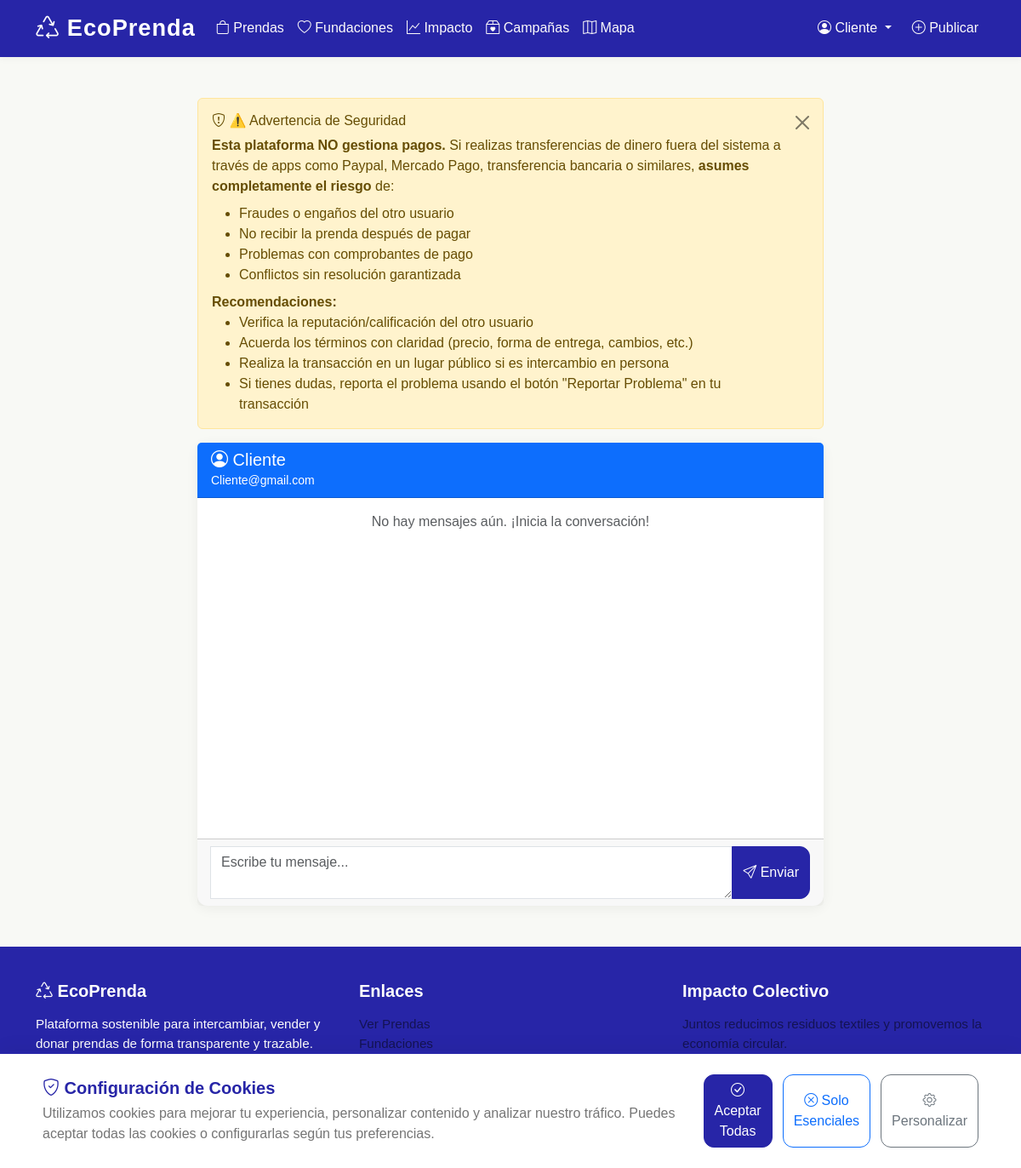
The page /mensajes/1/ (signed in) on the database as committed earlier.
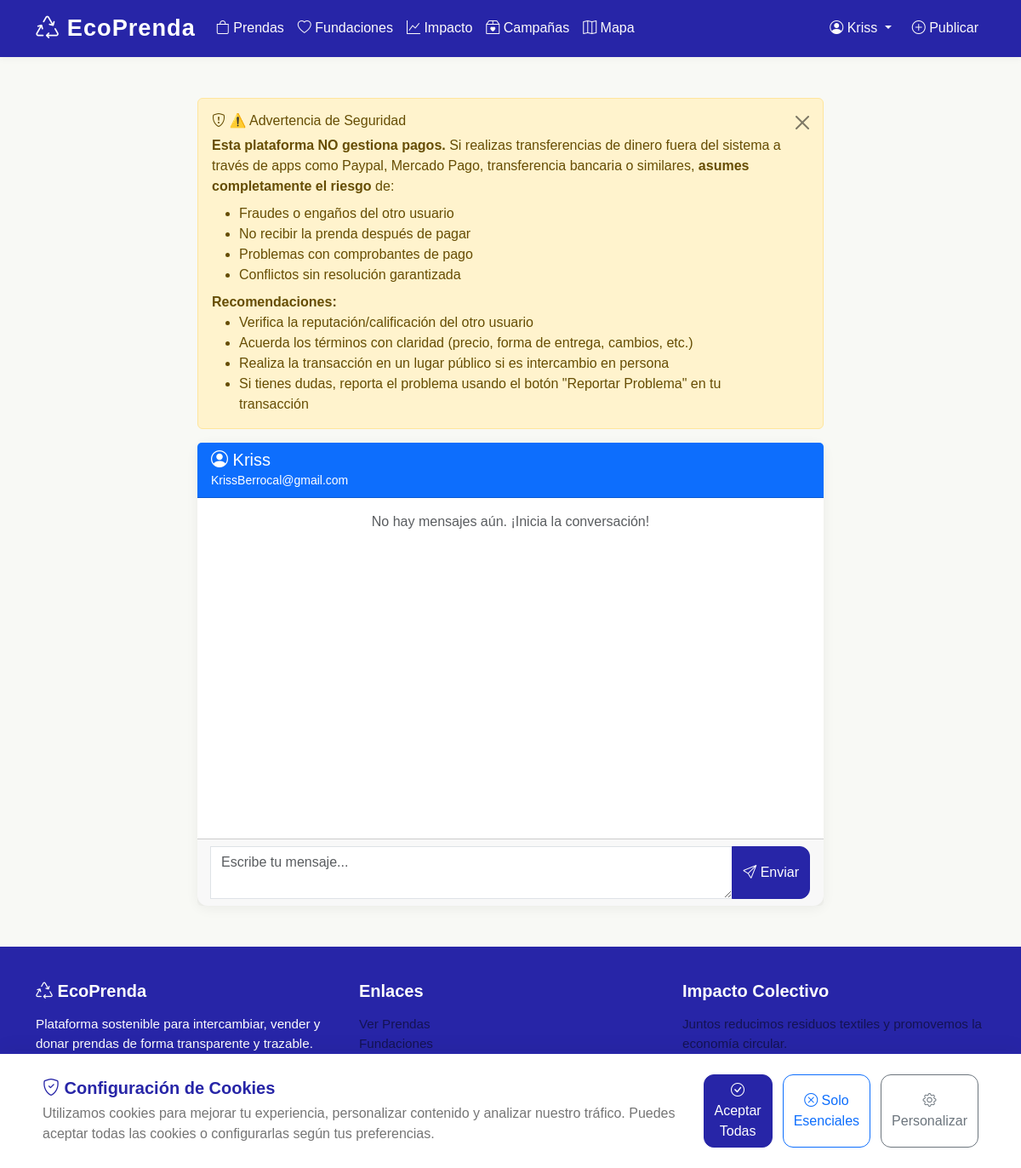
The same page on the database as committed later.
### App/models.py (models this page shows, shortened)
class Usuario(models.Model):
    id_usuario = models.AutoField(primary_key=True)
    nombre = models.CharField(max_length=100)
    apellido = models.CharField(max_length=100, blank=True, null=True)
    correo = models.EmailField(unique=True, max_length=120)  # Cambié a EmailField para validación automática.
    contrasena = models.CharField(max_length=100)
    telefono = models.CharField(max_length=20, blank=True, null=True)
    comuna = models.CharField(max_length=100, blank=True, null=True)
    fecha_registro = models.DateTimeField(default=timezone.now, blank=True, null=True)
    ROL_CHOICES = [
        ('CLIENTE', 'Cliente'),
        ('REPRESENTANTE_FUNDACION', 'Representante de Fundación'),
        ('MODERADOR', 'Moderador'),
        ('ADMINISTRADOR', 'Administrador'),
    ]
    rol = models.CharField(
        max_length=30,
        choices=ROL_CHOICES,
        default='CLIENTE',
        help_text='Rol del usuario en el sistema'
    )
    fundacion_asignada = models.ForeignKey(
        'Fundacion',
        on_delete=models.SET_NULL,  # Cambié de DO_NOTHING a SET_NULL para evitar huérfanos.
        null=True,
        blank=True,
        related_name='representantes',
        help_text='Fundación a la que representa (solo para representantes)'
    )
    imagen_usuario = models.ImageField(
        upload_to='usuarios/', blank=True, null=True, max_length=200,
        help_text='Imagen de perfil del usuario'
    )
    es_staff = models.BooleanField(default=False, help_text='Puede acceder al panel de administración')
    direccion = models.CharField(
        max_length=255,
        blank=True,
        null=True,
        help_text='Dirección completa del usuario'
    )
    lat = models.FloatField(
        blank=True,
        null=True,
        help_text='Latitud para ubicación en mapa'
    )
    lng = models.FloatField(
        blank=True,
        null=True,
        help_text='Longitud para ubicación en mapa'
    )
    mostrar_en_mapa = models.BooleanField(
        default=False,
        help_text='¿Permitir que mi ubicación sea visible en el mapa público?'
    )
    class Meta:
        db_table = 'usuario'
        indexes = [
            models.Index(fields=['rol']),  # Índice para consultas por rol.
            models.Index(fields=['correo']),  # Para búsquedas por email.
        ]

### App/views/mensaje.py (the view)
# urls.py: path('mensajes/<int:id_usuario>/', views.conversacion, name='conversacion'),
@login_required_custom
def conversacion(request, id_usuario):
    usuario = get_usuario_actual(request)
    otro_usuario = get_object_or_404(Usuario, pk=id_usuario)  # Cambiado: 'pk=id_usuario'
    mensajes_conversacion = Mensaje.objects.filter(
        Q(emisor=usuario, receptor=otro_usuario) |  # Cambiado: 'emisor', 'receptor'
        Q(emisor=otro_usuario, receptor=usuario)
    ).order_by('fecha_envio').select_related('emisor', 'receptor')  # Agregado select_related
    context = {
        'usuario': usuario,
        'otro_usuario': otro_usuario,
        'mensajes': mensajes_conversacion,
    }
    return render(request, 'mensajes/conversacion.html', context)

### App/views/auth.py (called while the page is built)
def get_usuario_actual(request):
    id_usuario = request.session.get('id_usuario')
    if id_usuario:
        try:
            return Usuario.objects.get(id_usuario=id_usuario)
        except Usuario.DoesNotExist:
            return None
    return None

### templates/mensajes/conversacion.html (shortened to what this page needs)
{% extends 'base.html' %}
{% block content %}
<section class="py-5">
    <div class="container">
        <div class="row justify-content-center">
            <div class="col-md-8">
                <div class="alert alert-warning alert-dismissible fade show mb-3" role="alert">
                    <h6 class="alert-heading"><i class="bi bi-shield-exclamation"></i> ⚠️ Advertencia de Seguridad</h6>
                    <p class="mb-2">
                        <strong>Esta plataforma NO gestiona pagos.</strong> Si realizas transferencias de dinero fuera del sistema a través de apps como Paypal, Mercado Pago, transferencia bancaria o similares, <strong>asumes completamente el riesgo</strong> de:
                    </p>
                    <ul class="mb-2">
                        <li>Fraudes o engaños del otro usuario</li>
                        <li>No recibir la prenda después de pagar</li>
                        <li>Problemas con comprobantes de pago</li>
                        <li>Conflictos sin resolución garantizada</li>
                    </ul>
                    <p class="mb-0">
                        <strong>Recomendaciones:</strong>
                    </p>
                    <ul class="mb-0">
                        <li>Verifica la reputación/calificación del otro usuario</li>
                        <li>Acuerda los términos con claridad (precio, forma de entrega, cambios, etc.)</li>
                        <li>Realiza la transacción en un lugar público si es intercambio en persona</li>
                        <li>Si tienes dudas, reporta el problema usando el botón "Reportar Problema" en tu transacción</li>
                    </ul>
                    <button type="button" class="btn-close" data-bs-dismiss="alert" aria-label="Close"></button>
                </div>
                <div class="card">
                    <div class="card-header bg-primary text-white">
                        <h5 class="mb-0"><i class="bi bi-person-circle"></i> {{ otro_usuario.nombre }}</h5>
                        <small>{{ otro_usuario.correo }}</small>
                    </div>
                    <div class="card-body" style="height: 400px; overflow-y: auto;">
                        {% if mensajes %}
                            {% for msg in mensajes %}
                            <div class="mb-3 {% if msg.id_emisor.id_usuario == usuario.id_usuario %}text-end{% endif %}">
                                <div class="badge {% if msg.id_emisor.id_usuario == usuario.id_usuario %}bg-primary{% else %}bg-secondary{% endif %} p-2">
                                    <strong>{{ msg.id_emisor.nombre }}:</strong> {{ msg.contenido }}
                                    <br><small>{{ msg.fecha_envio|date:"H:i" }}</small>
                                </div>
                            </div>
                            {% endfor %}
                        {% else %}
                        <p class="text-muted text-center">No hay mensajes aún. ¡Inicia la conversación!</p>
                        {% endif %}
                    </div>
                    <div class="card-footer">
                        <form method="post" action="{% url 'enviar_mensaje' %}" class="input-group">
                            <textarea class="form-control" name="contenido" placeholder="Escribe tu mensaje..." rows="2" required></textarea>
                            <button type="submit" class="btn btn-primary"><i class="bi bi-send"></i> Enviar</button>
                        </form>
                    </div>
                </div>
            </div>
        </div>
    </div>
</section>
{% endblock %}

### templates/base.html (shortened to what this page needs)
<!DOCTYPE html>
<html lang="es">
<head>
    {% load static %}
    <link href="https://cdn.jsdelivr.net/npm/bootstrap@5.3.0/dist/css/bootstrap.min.css" rel="stylesheet">
    <link rel="stylesheet" href="https://cdn.jsdelivr.net/npm/bootstrap-icons@1.10.0/font/bootstrap-icons.css">
    <link rel="stylesheet" href="{% static 'css/base.css' %}">
</head>
<body>
    <nav class="navbar navbar-expand-lg navbar-dark">
        <div class="container">
            <a class="navbar-brand" href="{% url 'home' %}">
                <i class="bi bi-recycle"></i> EcoPrenda
            </a>
            <div class="collapse navbar-collapse" id="navbarNav">
                <ul class="navbar-nav me-auto">
                    <li class="nav-item">
                        <a class="nav-link" href="{% url 'lista_prendas' %}">
                            <i class="bi bi-bag"></i> Prendas
                        </a>
                    </li>
                    <li class="nav-item">
                        <a class="nav-link" href="{% url 'lista_fundaciones' %}">
                            <i class="bi bi-heart"></i> Fundaciones
                        </a>
                    </li>
                    <li class="nav-item">
                        <a class="nav-link" href="{% url 'panel_impacto' %}">
                            <i class="bi bi-graph-up"></i> Impacto
                        </a>
                    </li>
                    <li class="nav-item">
                        <a class="nav-link" href="{% url 'campanas_solidarias' %}">
                            <i class="bi bi-box2-heart"></i> Campañas
                        </a>
                    </li>
                    <li class="nav-item">
                        <a class="nav-link" href="{% url 'mapa_fundaciones' %}">
                            <i class="bi bi-map"></i> Mapa
                        </a>
                    </li>
                </ul>
                <ul class="navbar-nav">
                    {% if usuario %}
                        <li class="nav-item dropdown">
                            <a class="nav-link dropdown-toggle" href="#" id="navbarDropdown" role="button" data-bs-toggle="dropdown">
                                <i class="bi bi-person-circle"></i> {{ usuario.nombre }}
                            </a>
                        </li>
                        <li class="nav-item">
                            <a class="nav-link btn btn-light btn-sm ms-2" href="{% url 'crear_prenda' %}">
                                <i class="bi bi-plus-circle"></i> Publicar
                            </a>
                        </li>
                    {% endif %}
                </ul>
            </div>
        </div>
    </nav>
    <main class="flex-grow-1">
        {% block content %}{% endblock %}
    </main>
    {% include 'cookies/cookie_banner.html' %}
    <footer>
        <div class="container">
            <div class="row">
                <div class="col-md-4">
                    <h5><i class="bi bi-recycle"></i> EcoPrenda</h5>
                    <p>Plataforma sostenible para intercambiar, vender y donar prendas de forma transparente y trazable.</p>
                </div>
                <div class="col-md-4">
                    <h5>Enlaces</h5>
                    <ul class="list-unstyled">
                        <li><a href="{% url 'lista_prendas' %}" class="text-black-50">Ver Prendas</a></li>
                        <li><a href="{% url 'lista_fundaciones' %}" class="text-black-50">Fundaciones</a></li>
                        <li><a href="{% url 'panel_impacto' %}" class="text-black-50">Impacto Ambiental</a></li>
                    </ul>
                </div>
                <div class="col-md-4">
                    <h5>Impacto Colectivo</h5>
                    <p class="text-black-50">Juntos reducimos residuos textiles y promovemos la economía circular.</p>
                </div>
            </div>
            <div class="text-center">
                <p class="mb-0">&copy; 2025 EcoPrendas. Todos los derechos reservados.</p>
            </div>
        </div>
    </footer>
</body>
</html>

Rows that differ between the two databases and show on the page:
changed Usuario: nombre "Cliente" → "Kriss"; correo "Cliente@gmail.com" → "KrissBerrocal@gmail.com"
